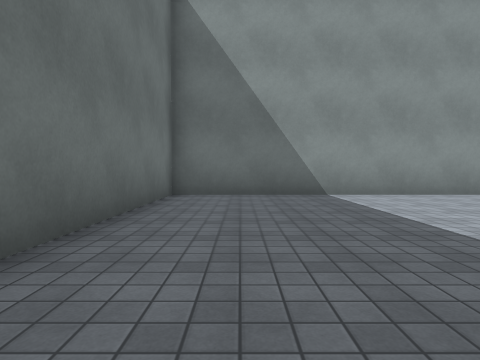
[1] (above)

24 first-person views from a walk through a scene from a Unity 3-D project. The camera is 1.2 m above the floor, tilts 2° down and sees 75° across. The floor is counted in squares, 2 m on a side. Each view is taken from the middle of a square. On the plan, view 1 faces up. The plan holds only what a view shows up to about 9 squares ahead; the rest is blank. The place goes on beyond the plan. The player character is not drawn. Some animated figures are not drawn. Door leaves are left out, so doorways stand open. Surface patterns are stand-ins for the level's own textures.

[2]
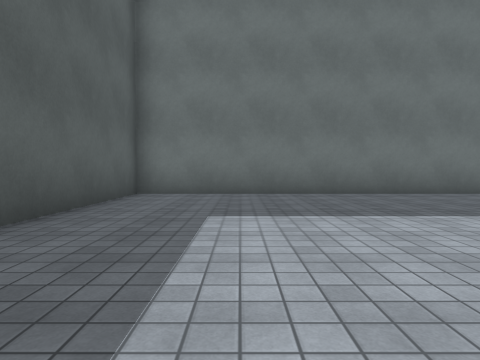

[3]
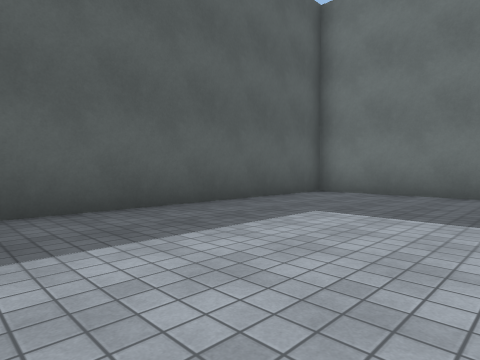

[4]
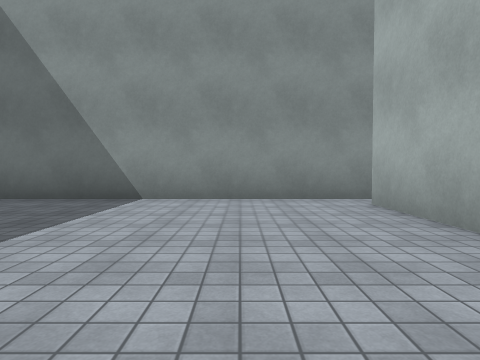

[5]
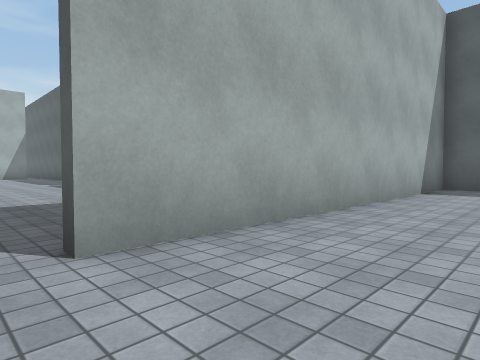

[6]
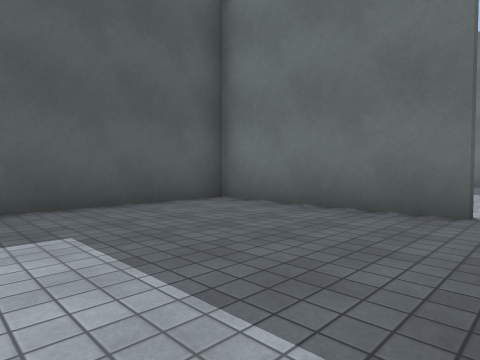

[7]
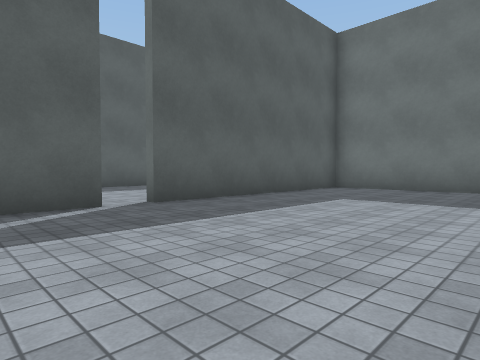

[8]
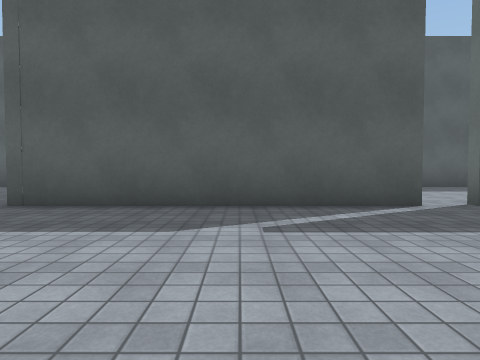

[9]
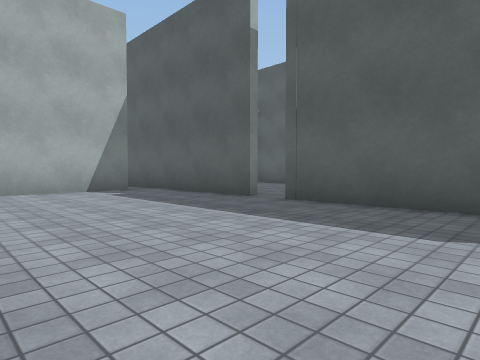

[10]
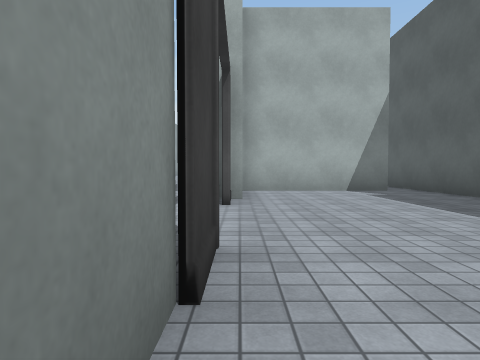

[11]
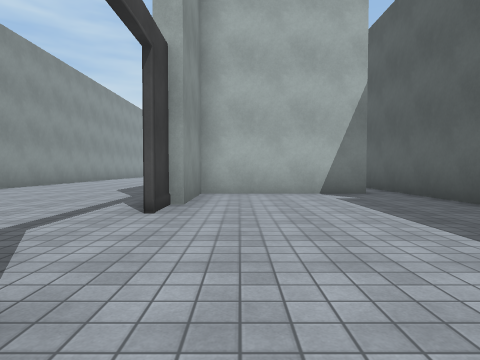

[12]
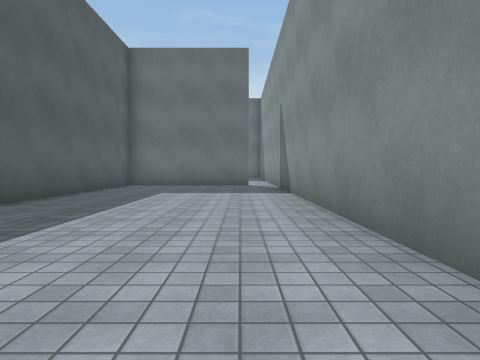

[13]
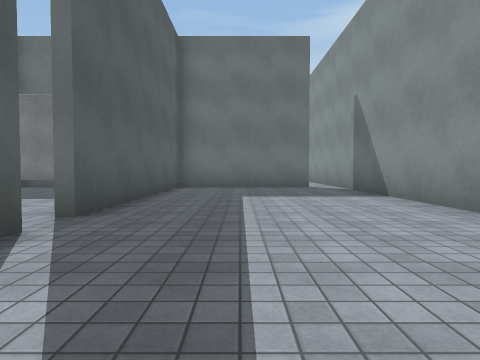

[14]
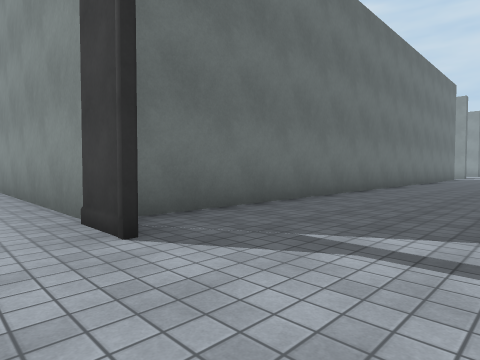

[15]
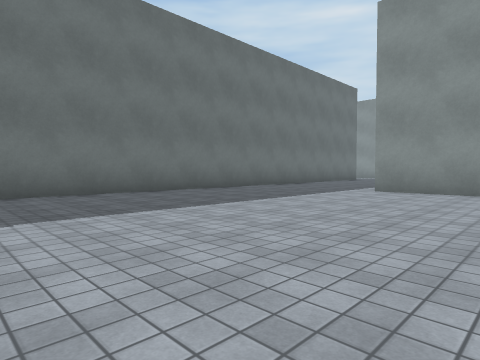

[16]
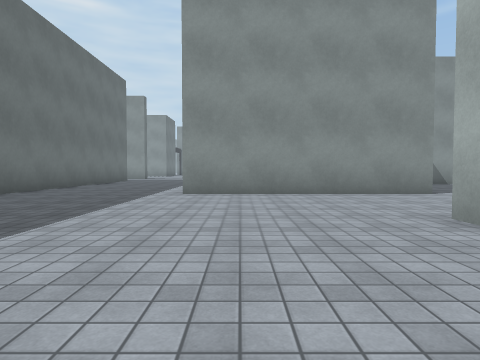

[17]
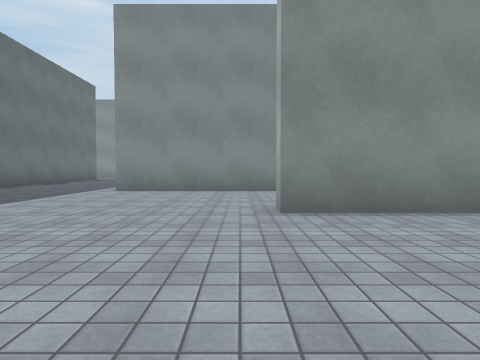

[18]
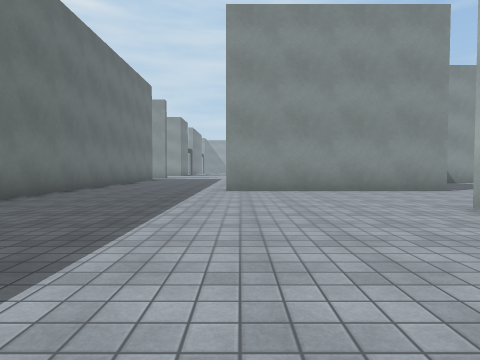

[19]
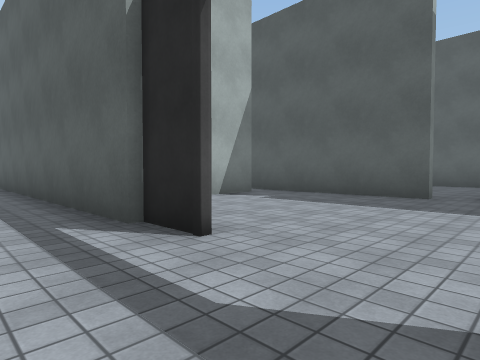

[20]
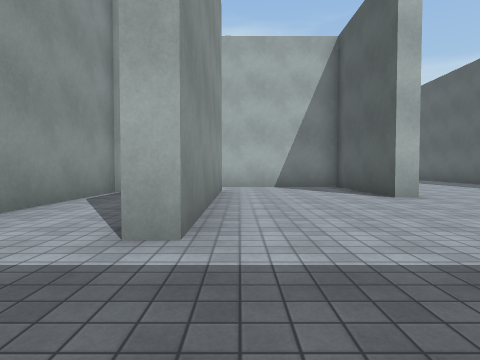

[21]
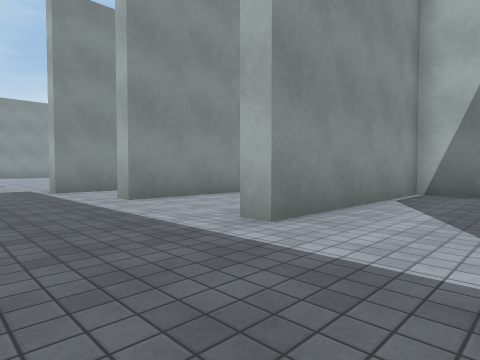

[22]
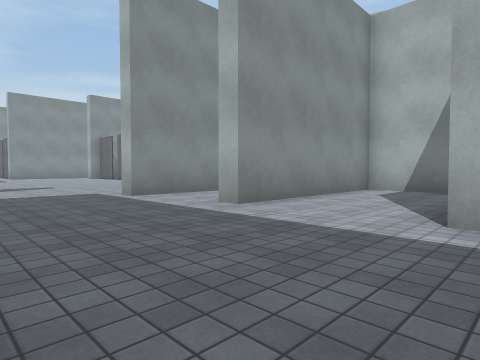

[23]
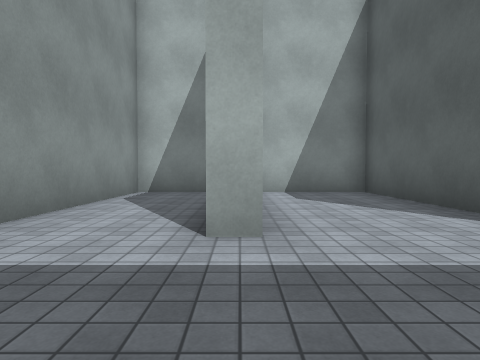

[24]
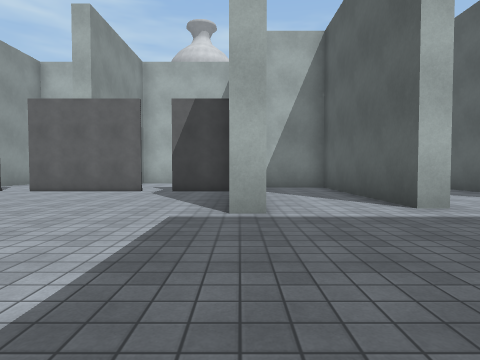

### Floor plan
Ten units are one square. View 1 is at (0, 0); x grows to the right and y downward. Boxes are objects, and circles mark ways between rooms. Rooms are numbered by the first view taken in them; rooms with no view inside come last. Other rooms are left out.
<svg viewBox="-21 -335 321 375">
<path fill="none" stroke="#000" d="M62 -12 62 -64M61 -73 -16 -73 -16 35 62 35M140 -19 209 -19M195 -73 61 -73M216 -19 270 -19M233 -73 221 -73M65 -64 65 -19 132 -19M257 -29 257 -69 233 -69M241 -207 281 -207 281 -238 228 -238 228 -243 270 -243M183 -190 183 -79M264 -272 264 -289M264 -296 264 -328M281 -249 281 -266 222 -266 222 -272M281 -190 281 -202 228 -202 228 -208M288 -175 228 -175 228 -180M294 -132 264 -132 264 -137 290 -137M221 -73 234 -73M233 -74 295 -74"/>
<circle cx="65" cy="-70" r="3" fill="#2a7"/>
<circle cx="210" cy="-70" r="3" fill="#2a7"/>
<text x="30" y="-10">1</text>
<text x="160" y="-50">2</text>
<text x="200" y="-250">3</text>
</svg>
Room 1 opens to room 2. Room 2 opens to room 3.

Where each view was taken, in squares from view 1:
view 1: 0 up, 0 right, facing up
view 2: 1 down, 6 right, facing left
view 3: 1 up, 6 right, facing down-left
view 4: 1 up, 4 right, facing up
view 5: 7 up, 4 right, facing down-right
view 6: 7 up, 11 right, facing down-left
view 7: 7 up, 16 right, facing down-left
view 8: 7 up, 17 right, facing down
view 9: 7 up, 17 right, facing down-right
view 10: 7 up, 17 right, facing right
view 11: 6 up, 18 right, facing right
view 12: 6 up, 18 right, facing left
view 13: 4 up, 17 right, facing left
view 14: 6 up, 22 right, facing up-left
view 15: 9 up, 26 right, facing up-left
view 16: 10 up, 24 right, facing up
view 17: 9 up, 26 right, facing up
view 18: 9 up, 23 right, facing up
view 19: 9 up, 20 right, facing down-right
view 20: 17 up, 20 right, facing right
view 21: 18 up, 20 right, facing up-right
view 22: 20 up, 19 right, facing up-right
view 23: 24 up, 20 right, facing right
view 24: 27 up, 18 right, facing right
